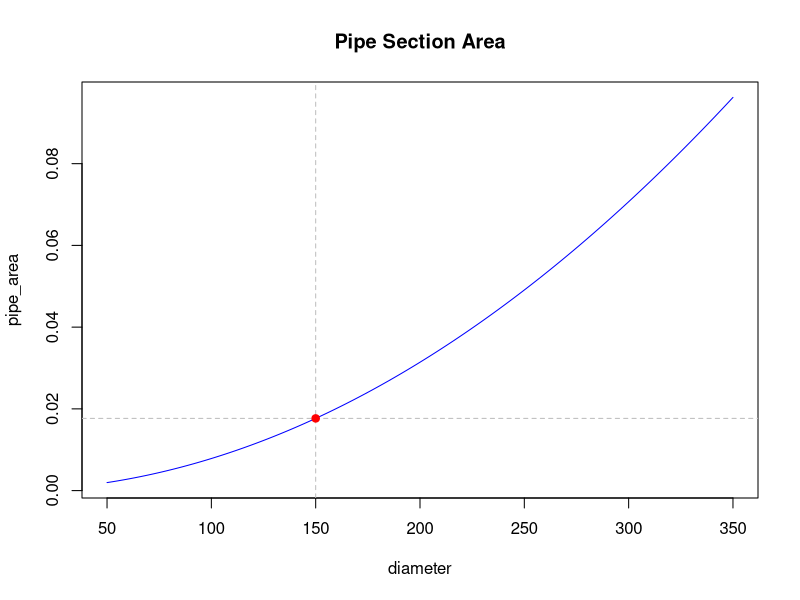

Generate this figure with R:
# Basic R Coding

# Arithmetic
3 - 3 * 6 + 2

diameter <- 150
pipe_area <- (pi / 4) * (diameter / 1000)^2
pipe_area
sqrt(pipe_area / (pi / 4)) * 1000


# Vectors
complaints <- c(12, 13, 23, 45, 22, 99, 31)

sum(complaints)
prod(complaints)
abs(complaints)
exp(complaints)
factorial(complaints)
log(complaints, base = 3)
log10(complaints)


# Basic plotting
diameter <- 50:350
pipe_area <- (pi / 4) * (diameter / 1000)^2
plot(diameter, pipe_area, type = "l", col = "blue", main = "Pipe Section Area")
abline(v = 150, col = "grey", lty = 2)
abline(h = (pi / 4) * (150 / 1000)^2, col = "grey", lty = 2)
points(150, (pi / 4) * (150 / 1000)^2, col = "red", pch = 19)
